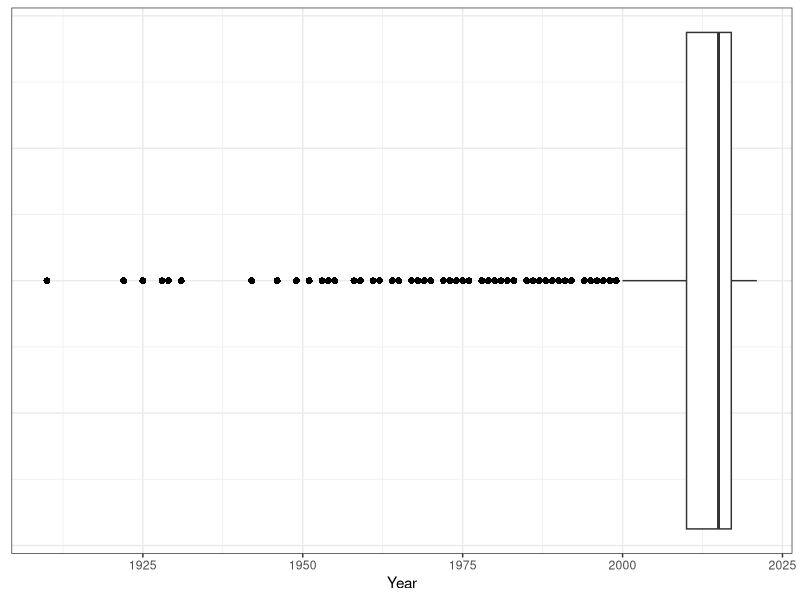
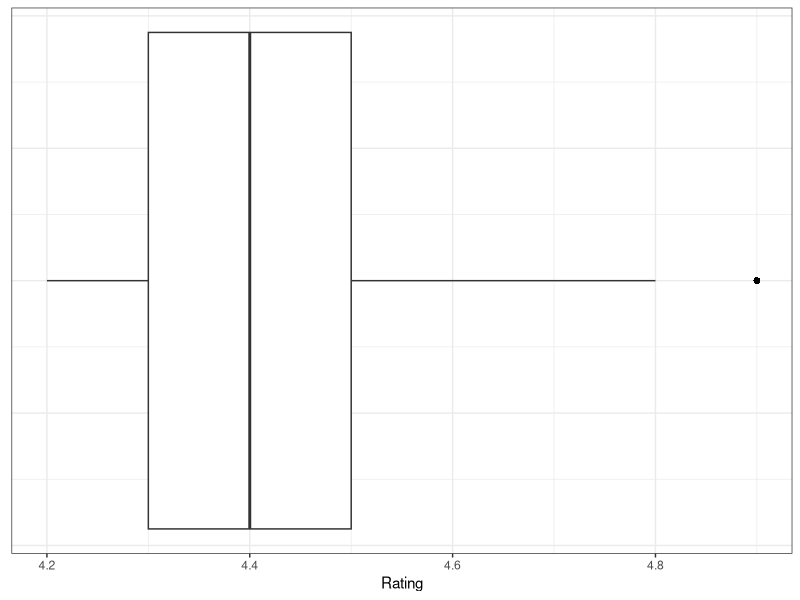
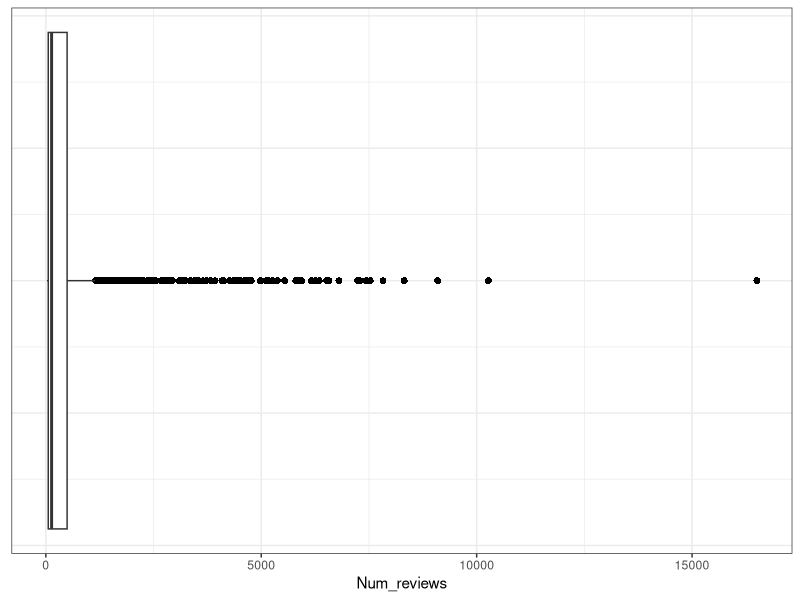
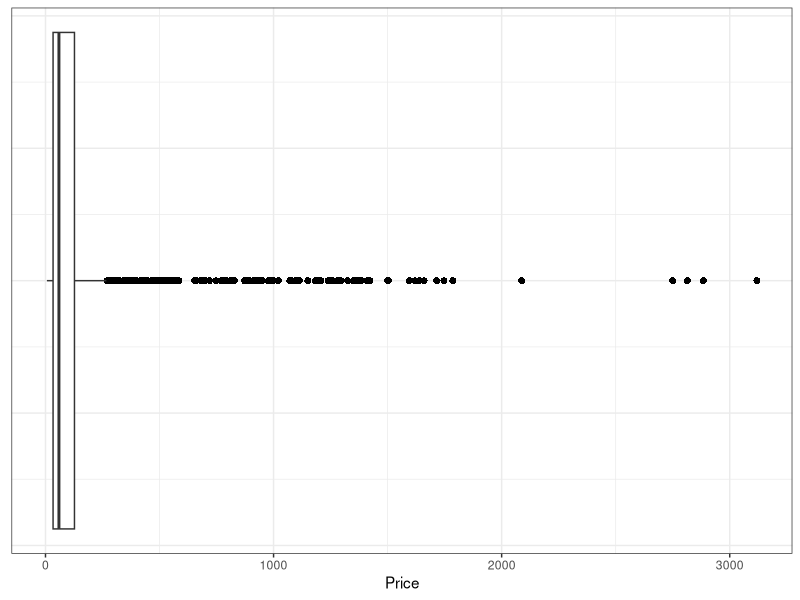
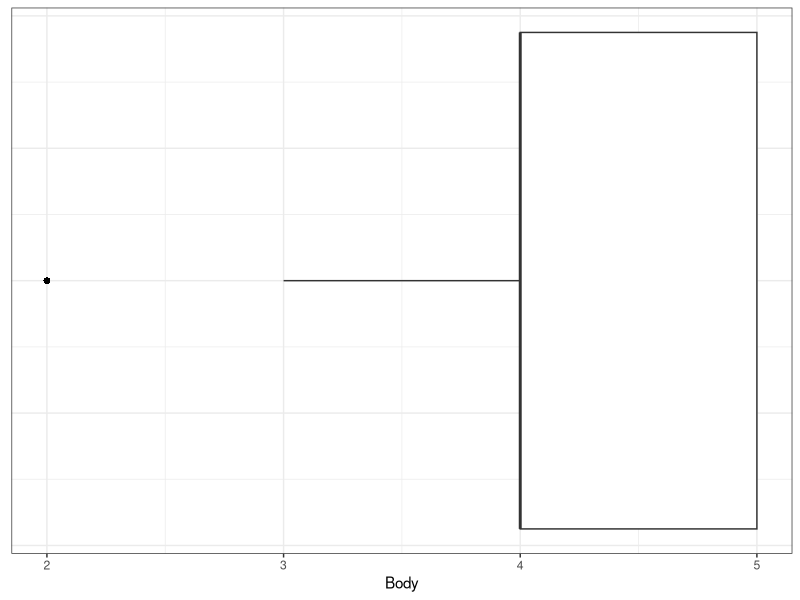
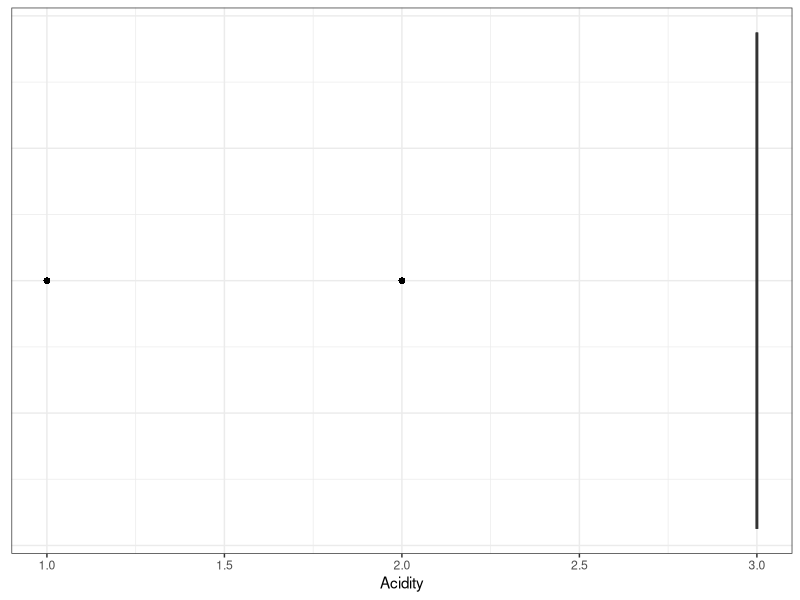
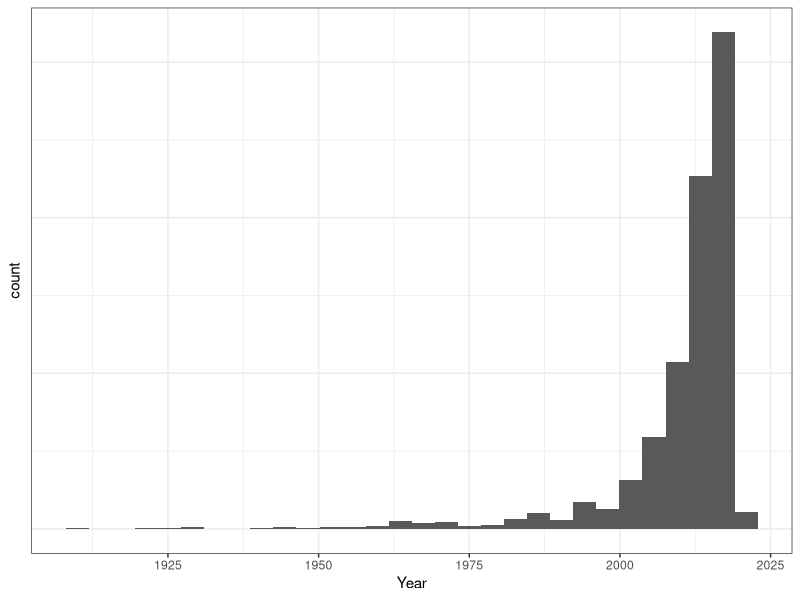
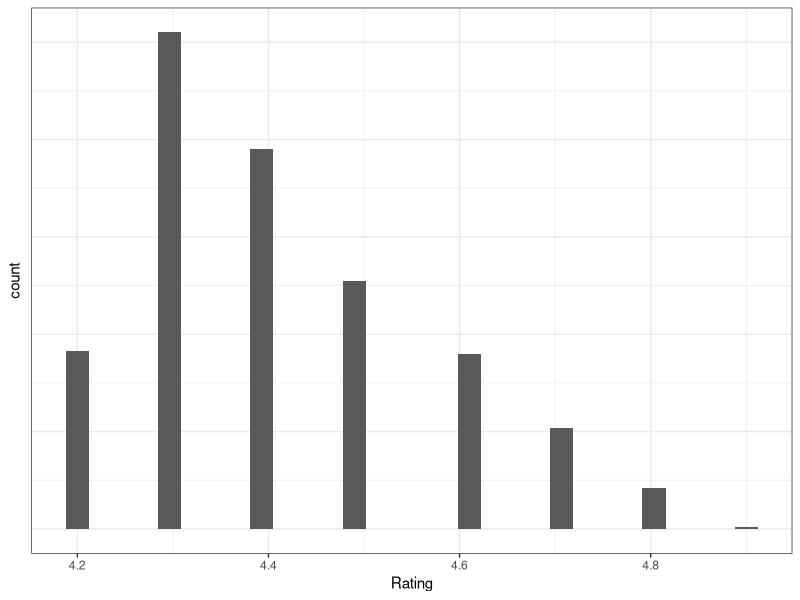

Recreate these plots in R, in order.
## ---- chunk 1
library(tidyverse)
library(readr)

vinhos <- read_delim("vinhos.csv", 
    delim = ";", escape_double = FALSE, trim_ws = TRUE)
view(vinhos)
unique(vinhos$Region)

vinhos <- distinct(vinhos)
view(vinhos)
head(vinhos)

## ---- chunk 2
summary(vinhos)
sd(vinhos$Year)
sd(vinhos$Rating)
sd(vinhos$Num_reviews)
sd(vinhos$Price)
sd(vinhos$Body)
sd(vinhos$Acidity)

z <- ggplot(vinhos, aes(x = Year))
z + geom_boxplot(outlier.colour="black", outlier.shape=16, outlier.size=2) +
  theme_bw() +
  theme(axis.text.y = element_blank(), axis.ticks.y = element_blank())

y <- ggplot(vinhos, aes(x = Rating))
y + geom_boxplot(outlier.colour="black", outlier.shape=16, outlier.size=2) +
  theme_bw() +
  theme(axis.text.y = element_blank(), axis.ticks.y = element_blank())

x <- ggplot(vinhos, aes(x = Num_reviews))
x + geom_boxplot(outlier.colour="black", outlier.shape=16, outlier.size=2) +
  theme_bw() +
  theme(axis.text.y = element_blank(), axis.ticks.y = element_blank())

w <- ggplot(vinhos, aes(x = Price))
w + geom_boxplot(outlier.colour="black", outlier.shape=16, outlier.size=2) +
  theme_bw() +
  theme(axis.text.y = element_blank(), axis.ticks.y = element_blank())

v <- ggplot(vinhos, aes(x = Body))
v + geom_boxplot(outlier.colour="black", outlier.shape=16, outlier.size=2) +
  theme_bw() +
  theme(axis.text.y = element_blank(), axis.ticks.y = element_blank())

u <- ggplot(vinhos, aes(x = Acidity))
u + geom_boxplot(outlier.colour="black", outlier.shape=16, outlier.size=2) +
  theme_bw() +
  theme(axis.text.y = element_blank(), axis.ticks.y = element_blank())

t <- ggplot(vinhos, aes(x = Year))
t + geom_histogram() +
  theme_bw() +
  theme(axis.text.y = element_blank(), axis.ticks.y = element_blank())

s <- ggplot(vinhos, aes(x = Rating))
s + geom_histogram() +
  theme_bw() +
  theme(axis.text.y = element_blank(), axis.ticks.y = element_blank())

r <- ggplot(vinhos, aes(x = Num_reviews))
r + geom_histogram() +
  theme_bw() +
  theme(axis.text.y = element_blank(), axis.ticks.y = element_blank())

q <- ggplot(vinhos, aes(x = Price))
q + geom_histogram() +
  theme_bw() +
  theme(axis.text.y = element_blank(), axis.ticks.y = element_blank())

p <- ggplot(vinhos, aes(x = Body))
p + geom_histogram() +
  theme_bw() +
  theme(axis.text.y = element_blank(), axis.ticks.y = element_blank())

o <- ggplot(vinhos, aes(x = Acidity))
o + geom_histogram() +
  theme_bw() +
  theme(axis.text.y = element_blank(), axis.ticks.y = element_blank())


## ---- chunk 3
k <- ggplot(vinhos, aes(x = Price, y = Winery, color = Rating)) +
  geom_count()
k

k <- ggplot(vinhos, aes(x = Price, y = Wine, color = Rating)) +
  geom_count()
k

k <- ggplot(vinhos, aes(x = Price, y = Year, color = Rating)) +
  geom_count()
k

k <- ggplot(vinhos, aes(x = Price, y = Rating, color = Rating)) +
  geom_count()
k

k <- ggplot(vinhos, aes(x = Price, y = Num_reviews, color = Rating)) +
  geom_count()
k

k <- ggplot(vinhos, aes(x = Price, y = Region, color = Rating)) +
  geom_count()
k

k <- ggplot(vinhos, aes(x = Price, y = Type, color = Rating)) +
  geom_count()
k

k <- ggplot(vinhos, aes(x = Price, y = Body, color = Rating)) +
  geom_count()
k

k <- ggplot(vinhos, aes(x = Price, y = Acidity, color = Rating)) +
  geom_count()
k


k <- ggplot(vinhos, aes(x = Rating, y = Winery, color = Price)) +
  geom_count()
k

k <- ggplot(vinhos, aes(x = Rating, y = Wine, color = Price)) +
  geom_count()
k

k <- ggplot(vinhos, aes(x = Rating, y = Year, color = Price)) +
  geom_count()
k

k <- ggplot(vinhos, aes(x =Rating, y = Price, color = Price)) +
  geom_count()
k

k <- ggplot(vinhos, aes(x = Rating, y = Num_reviews, color = Price)) +
  geom_count()
k

k <- ggplot(vinhos, aes(x = Rating, y = Region, color = Price)) +
  geom_count()
k

k <- ggplot(vinhos, aes(x = Rating, y = Type, color = Price)) +
  geom_count()
k

k <- ggplot(vinhos, aes(x = Rating, y = Body, color = Price)) +
  geom_count()
k

k <- ggplot(vinhos, aes(x = Rating, y = Acidity, color = Price)) +
  geom_count()
k



## ---- chunk 4
n <- ggplot(vinhos, aes(y = Type)) +
  geom_bar() + facet_wrap(~Rating)
n



m <- ggplot(vinhos, aes(x = Rating, y = Type)) +
  geom_count()
m

l <- ggplot(vinhos, aes(x = Price, y = Rating)) +
  geom_point() + facet_wrap(~Type)
l

k <- ggplot(vinhos, aes(x = Price, y = Type, color = Rating)) +
  geom_count()
k

j <- ggplot(vinhos, aes(y = Price, x = Acidity, color = Rating))
j + geom_jitter()

h <- ggplot(vinhos, aes(y = Price, x = Body, color = Rating))
h + geom_jitter()

g <- ggplot(vinhos, aes(y = Price, x = Type, color = Rating))
g + geom_jitter() + theme(axis.text.x = element_text(angle = 90, vjust = 0.5, hjust=1))

f <- ggplot(vinhos, aes(y = Price, x = Year, color = Rating))
f + geom_point()


e <- ggplot(vinhos, aes(y = Price, x = Acidity, color = Rating))
e + geom_jitter() + ylim(0,500)

d <- ggplot(vinhos, aes(y = Price, x = Body, color = Rating))
d + geom_jitter() + ylim(0,500)


e <- ggplot(vinhos, aes(y = Price, x = Acidity, color = Rating))
e + geom_jitter() + ylim(0,100)

d <- ggplot(vinhos, aes(y = Price, x = Body, color = Rating))
d + geom_jitter() + ylim(0,100)

## ---- chunk 5
p <- ggplot(data = vinhos, mapping = aes(x = Price, y = Rating, color = Type))
p + geom_jitter()
## ---- chunk 6
p <- ggplot(data = vinhos, mapping = aes(x = Price, y = Rating))
p + geom_jitter()
## ---- chunk 7
p <- ggplot(data = vinhos, mapping = aes(x = Price, y = Rating))
p + geom_jitter() + scale_x_log10()
## ---- chunk 8
p + geom_jitter(alpha = .2) + scale_x_log10()
## ---- chunk 9
p <- p + geom_jitter(alpha = .2) + scale_x_log10()
p + facet_wrap(Body ~ Acidity)
## ---- chunk 10
a <- ggplot(data = vinhos, mapping = aes(x = Price, y = Rating, color = Body, size = Acidity))
a + geom_jitter(alpha = .2) + scale_x_log10()
## ---- chunk 11
library(RColorBrewer)
myColors <- brewer.pal(4, "Set1")
names(myColors) <- levels(vinhos$Body)
colScale <- scale_colour_manual(name = "Body", values = myColors)

vinhos <- vinhos %>%
  mutate_at(vars(Body), factor)

b <- ggplot(data = vinhos, mapping = aes(x = Price, y = Rating, color = Body, size = Acidity))
b + geom_jitter(alpha = .2) + scale_x_log10() + colScale

b <- ggplot(data = vinhos, mapping = aes(x = Price, y = Rating, color = Body, size = Acidity))
b + geom_jitter(alpha = .5) + scale_x_log10() + colScale
## ---- chunk 12
p + facet_grid(Body ~ Acidity)
## ---- chunk 13
vinhos <- vinhos %>%
  mutate_at(vars(Acidity), factor)


c <- ggplot(data = vinhos, mapping = aes(x = Price, y = Rating, color = Body))
c + geom_jitter(alpha = .5, aes(shape = Acidity)) + scale_x_log10() + scale_shape_manual(values = c(0,1,2))

c <- ggplot(data = vinhos, mapping = aes(x = Price, y = Rating, color = Body))
c + geom_jitter(alpha = .5, aes(shape = Acidity, size = 3)) + scale_x_log10() + scale_shape_manual(values = c(15,16,17))


## ---- chunk 14
head(vinhos)

## ---- chunk 15

d <- ggplot(data = vinhos, mapping = aes(x = Year, y = Rating))
d + geom_jitter() + facet_wrap(~Type)

#
vinhos_albarino <- vinhos %>%
  filter(Type == "Albarino")
d <- ggplot(data = vinhos_albarino, mapping = aes(x = Year, y = Rating))
d + geom_jitter() + xlim(1900, 2025) + ylim(4,5) + labs(title = "Albarino")

vinhos_cabernet <- vinhos %>%
  filter(Type == "Cabernet Sauvignon")
d <- ggplot(data = vinhos_cabernet, mapping = aes(x = Year, y = Rating))
d + geom_jitter() + xlim(1900, 2025) + ylim(4,5) + labs(title = "Cabernet Sauvignon")

vinhos_cava <- vinhos %>%
  filter(Type == "Cava")
d <- ggplot(data = vinhos_cava, mapping = aes(x = Year, y = Rating))
d + geom_jitter() + xlim(1900, 2025) + ylim(4,5) + labs(title = "Cava")

vinhos_chardonnay <- vinhos %>%
  filter(Type == "Chardonnay")
d <- ggplot(data = vinhos_chardonnay, mapping = aes(x = Year, y = Rating))
d + geom_jitter() + xlim(1900, 2025) + ylim(4,5) + labs(title = "Chardonnay")

vinhos_grenache <- vinhos %>%
  filter(Type == "Grenache")
d <- ggplot(data = vinhos_grenache, mapping = aes(x = Year, y = Rating))
d + geom_jitter() + xlim(1900, 2025) + ylim(4,5) + labs(title = "Grenache")

vinhos_mencia <- vinhos %>%
  filter(Type == "Mencia")
d <- ggplot(data = vinhos_mencia, mapping = aes(x = Year, y = Rating))
d + geom_jitter() + xlim(1900, 2025) + ylim(4,5) + labs(title = "Mencia")

vinhos_monastrell <- vinhos %>%
  filter(Type == "Monastrell")
d <- ggplot(data = vinhos_monastrell, mapping = aes(x = Year, y = Rating))
d + geom_jitter() + xlim(1900, 2025) + ylim(4,5) + labs(title = "Monastrell")

vinhos_montsant <- vinhos %>%
  filter(Type == "Montsant Red")
d <- ggplot(data = vinhos_montsant, mapping = aes(x = Year, y = Rating))
d + geom_jitter() + xlim(1900, 2025) + ylim(4,5) + labs(title = "Montsant Red")

vinhos_pedro <- vinhos %>%
  filter(Type == "Pedro Ximenez")
d <- ggplot(data = vinhos_pedro, mapping = aes(x = Year, y = Rating))
d + geom_jitter() + xlim(1900, 2025) + ylim(4,5) + labs(title = "Pedro Ximenez")

vinhos_priorat <- vinhos %>%
  filter(Type == "Priorat Red")
d <- ggplot(data = vinhos_priorat, mapping = aes(x = Year, y = Rating))
d + geom_jitter() + xlim(1900, 2025) + ylim(4,5) + labs(title = "Priorat Red")

vinhos_red <- vinhos %>%
  filter(Type == "Red")
d <- ggplot(data = vinhos_red, mapping = aes(x = Year, y = Rating))
d + geom_jitter() + xlim(1900, 2025) + ylim(4,5) + labs(title = "Red")

vinhos_ribera <- vinhos %>%
  filter(Type == "Ribera Del Duero Red")
d <- ggplot(data = vinhos_ribera, mapping = aes(x = Year, y = Rating))
d + geom_jitter() + xlim(1900, 2025) + ylim(4,5) + labs(title = "Ribera Del Duero Red")

vinhos_rioja <- vinhos %>%
  filter(Type == "Rioja Red")
d <- ggplot(data = vinhos_rioja, mapping = aes(x = Year, y = Rating))
d + geom_jitter() + xlim(1900, 2025) + ylim(4,5) + labs(title = "Rioja Red")

vinhos_white <- vinhos %>%
  filter(Type == "Rioja White")
d <- ggplot(data = vinhos_white, mapping = aes(x = Year, y = Rating))
d + geom_jitter() + xlim(1900, 2025) + ylim(4,5) + labs(title = "Rioja White")

vinhos_sauvignon <- vinhos %>%
  filter(Type == "Sauvignon Blanc")
d <- ggplot(data = vinhos_sauvignon, mapping = aes(x = Year, y = Rating))
d + geom_jitter() + xlim(1900, 2025) + ylim(4,5) + labs(title = "Sauvignon Blanc")

vinhos_sherry <- vinhos %>%
  filter(Type == "Sherry")
d <- ggplot(data = vinhos_sherry, mapping = aes(x = Year, y = Rating))
d + geom_jitter() + xlim(1900, 2025) + ylim(4,5) + labs(title = "Sherry")

vinhos_sparkling <- vinhos %>%
  filter(Type == "Sparkling")
d <- ggplot(data = vinhos_sparkling, mapping = aes(x = Year, y = Rating))
d + geom_jitter() + xlim(1900, 2025) + ylim(4,5) + labs(title = "Sparkling")

vinhos_syrah <- vinhos %>%
  filter(Type == "Syrah")
d <- ggplot(data = vinhos_syrah, mapping = aes(x = Year, y = Rating))
d + geom_jitter() + xlim(1900, 2025) + ylim(4,5) + labs(title = "Syrah")

vinhos_tempranillo <- vinhos %>%
  filter(Type == "Tempranillo")
d <- ggplot(data = vinhos_tempranillo, mapping = aes(x = Year, y = Rating))
d + geom_jitter() + xlim(1900, 2025) + ylim(4,5) + labs(title = "Tempranillo")

vinhos_toro <- vinhos %>%
  filter(Type == "Toro Red")
d <- ggplot(data = vinhos_toro, mapping = aes(x = Year, y = Rating))
d + geom_jitter() + xlim(1900, 2025) + ylim(4,5) + labs(title = "Toro Red")

vinhos_verdejo <- vinhos %>%
  filter(Type == "Verdejo")
d <- ggplot(data = vinhos_verdejo, mapping = aes(x = Year, y = Rating))
d + geom_jitter() + xlim(1900, 2025) + ylim(4,5) + labs(title = "Verdejo")
## ---- chunk 16
d <- ggplot(data = vinhos, mapping = aes(x = Price, y = Rating, color = Num_reviews, size = Num_reviews))
d + geom_jitter() + facet_wrap(~Type)

vinhos_albarino <- vinhos %>%
  filter(Type == "Albarino")
d <- ggplot(data = vinhos_albarino, mapping = aes(x = Price, y = Rating, size = Num_reviews, color = Num_reviews))
d + geom_jitter() + xlim(0, 3200) + ylim(4,5) + labs(title = "Albarino")

vinhos_cabernet <- vinhos %>%
  filter(Type == "Cabernet Sauvignon")
d <- ggplot(data = vinhos_cabernet, mapping = aes(x = Price, y = Rating, size = Num_reviews, color = Num_reviews))
d + geom_jitter() + xlim(0, 3200) + ylim(4,5) + labs(title = "Cabernet Sauvignon")

vinhos_cava <- vinhos %>%
  filter(Type == "Cava")
d <- ggplot(data = vinhos_cava, mapping = aes(x = Price, y = Rating, size = Num_reviews, color = Num_reviews))
d + geom_jitter() + xlim(0, 3200) + ylim(4,5) + labs(title = "Cava")

vinhos_chardonnay <- vinhos %>%
  filter(Type == "Chardonnay")
d <- ggplot(data = vinhos_chardonnay, mapping = aes(x = Price, y = Rating, size = Num_reviews, color = Num_reviews))
d + geom_jitter() + xlim(0, 3200) + ylim(4,5) + labs(title = "Chardonnay")

vinhos_grenache <- vinhos %>%
  filter(Type == "Grenache")
d <- ggplot(data = vinhos_grenache, mapping = aes(x = Price, y = Rating, size = Num_reviews, color = Num_reviews))
d + geom_jitter() + xlim(0, 3200) + ylim(4,5) + labs(title = "Grenache")

vinhos_mencia <- vinhos %>%
  filter(Type == "Mencia")
d <- ggplot(data = vinhos_mencia, mapping = aes(x = Price, y = Rating, size = Num_reviews, color = Num_reviews))
d + geom_jitter() + xlim(0, 3200) + ylim(4,5) + labs(title = "Mencia")

vinhos_monastrell <- vinhos %>%
  filter(Type == "Monastrell")
d <- ggplot(data = vinhos_monastrell, mapping = aes(x = Price, y = Rating, size = Num_reviews, color = Num_reviews))
d + geom_jitter() + xlim(0, 3200) + ylim(4,5) + labs(title = "Monastrell")

vinhos_montsant <- vinhos %>%
  filter(Type == "Montsant Red")
d <- ggplot(data = vinhos_montsant, mapping = aes(x = Price, y = Rating, size = Num_reviews, color = Num_reviews))
d + geom_jitter() + xlim(0, 3200) + ylim(4,5) + labs(title = "Montsant Red")

vinhos_pedro <- vinhos %>%
  filter(Type == "Pedro Ximenez")
d <- ggplot(data = vinhos_pedro, mapping = aes(x = Price, y = Rating, size = Num_reviews, color = Num_reviews))
d + geom_jitter() + xlim(0, 3200) + ylim(4,5) + labs(title = "Pedro Ximenez")

vinhos_priorat <- vinhos %>%
  filter(Type == "Priorat Red")
d <- ggplot(data = vinhos_priorat, mapping = aes(x = Price, y = Rating, size = Num_reviews, color = Num_reviews))
d + geom_jitter() + xlim(0, 3200) + ylim(4,5) + labs(title = "Priorat Red")

vinhos_red <- vinhos %>%
  filter(Type == "Red")
d <- ggplot(data = vinhos_red, mapping = aes(x = Price, y = Rating, size = Num_reviews, color = Num_reviews))
d + geom_jitter() + xlim(0, 3200) + ylim(4,5) + labs(title = "Red")

vinhos_ribera <- vinhos %>%
  filter(Type == "Ribera Del Duero Red")
d <- ggplot(data = vinhos_ribera, mapping = aes(x = Price, y = Rating, size = Num_reviews, color = Num_reviews))
d + geom_jitter() + xlim(0, 3200) + ylim(4,5) + labs(title = "Ribera Del Duero Red")

vinhos_rioja <- vinhos %>%
  filter(Type == "Rioja Red")
d <- ggplot(data = vinhos_rioja, mapping = aes(x = Price, y = Rating, size = Num_reviews, color = Num_reviews))
d + geom_jitter() + xlim(0, 3200) + ylim(4,5) + labs(title = "Rioja Red")

vinhos_white <- vinhos %>%
  filter(Type == "Rioja White")
d <- ggplot(data = vinhos_white, mapping = aes(x = Price, y = Rating, size = Num_reviews, color = Num_reviews))
d + geom_jitter() + xlim(0, 3200) + ylim(4,5) + labs(title = "Rioja White")

vinhos_sauvignon <- vinhos %>%
  filter(Type == "Sauvignon Blanc")
d <- ggplot(data = vinhos_sauvignon, mapping = aes(x = Price, y = Rating, size = Num_reviews, color = Num_reviews))
d + geom_jitter() + xlim(0, 3200) + ylim(4,5) + labs(title = "Sauvignon Blanc")

vinhos_sherry <- vinhos %>%
  filter(Type == "Sherry")
d <- ggplot(data = vinhos_sherry, mapping = aes(x = Price, y = Rating, size = Num_reviews, color = Num_reviews))
d + geom_jitter() + xlim(0, 3200) + ylim(4,5) + labs(title = "Sherry")

vinhos_sparkling <- vinhos %>%
  filter(Type == "Sparkling")
d <- ggplot(data = vinhos_sparkling, mapping = aes(x = Price, y = Rating, size = Num_reviews, color = Num_reviews))
d + geom_jitter() + xlim(0, 3200) + ylim(4,5) + labs(title = "Sparkling")

vinhos_syrah <- vinhos %>%
  filter(Type == "Syrah")
d <- ggplot(data = vinhos_syrah, mapping = aes(x = Price, y = Rating, size = Num_reviews, color = Num_reviews))
d + geom_jitter() + xlim(0, 3200) + ylim(4,5) + labs(title = "Syrah")

vinhos_tempranillo <- vinhos %>%
  filter(Type == "Tempranillo")
d <- ggplot(data = vinhos_tempranillo, mapping = aes(x = Price, y = Rating, size = Num_reviews, color = Num_reviews))
d + geom_jitter() + xlim(0, 3200) + ylim(4,5) + labs(title = "Tempranillo")

vinhos_toro <- vinhos %>%
  filter(Type == "Toro Red")
d <- ggplot(data = vinhos_toro, mapping = aes(x = Price, y = Rating, size = Num_reviews, color = Num_reviews))
d + geom_jitter() + xlim(0, 3200) + ylim(4,5) + labs(title = "Toro Red")

vinhos_verdejo <- vinhos %>%
  filter(Type == "Verdejo")
d <- ggplot(data = vinhos_verdejo, mapping = aes(x = Price, y = Rating, size = Num_reviews, color = Num_reviews))
d + geom_jitter() + xlim(0, 3200) + ylim(4,5) + labs(title = "Verdejo")

